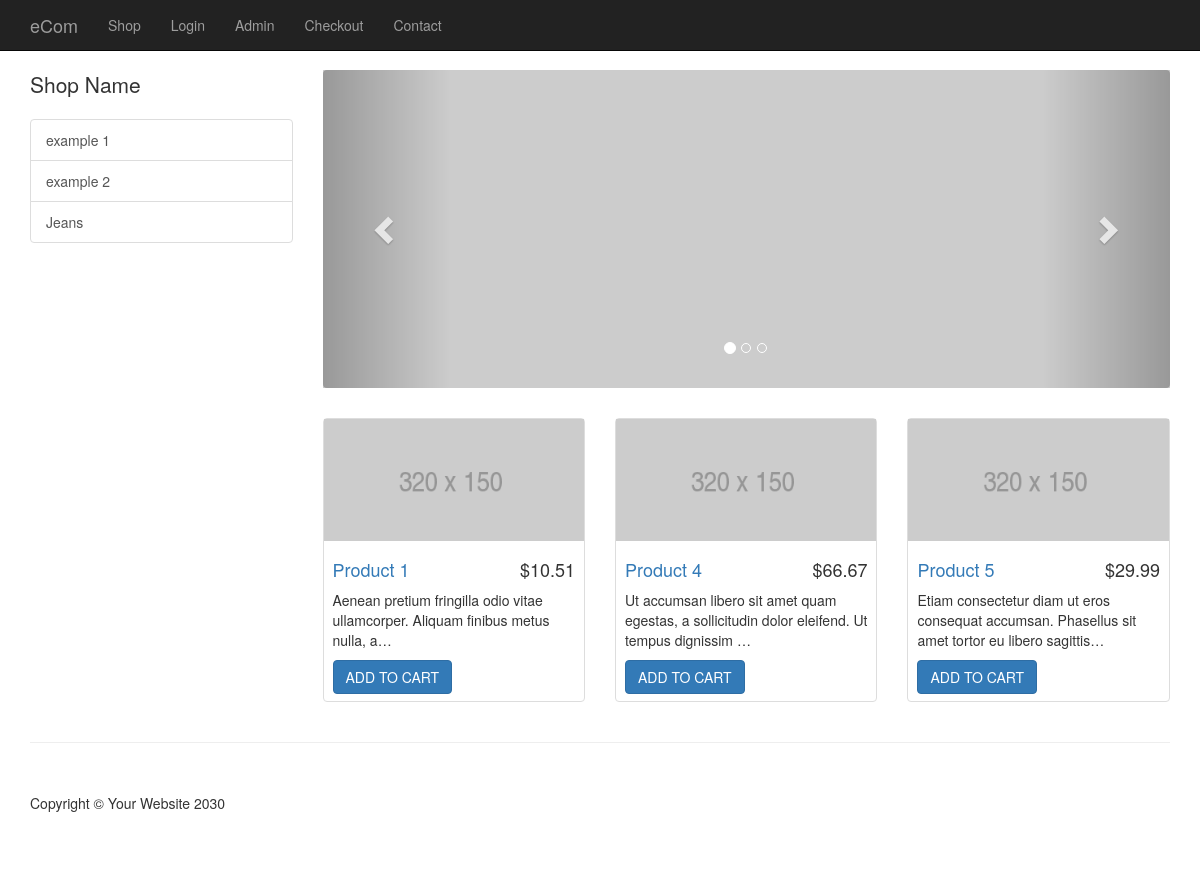
Before: / with the older database file.
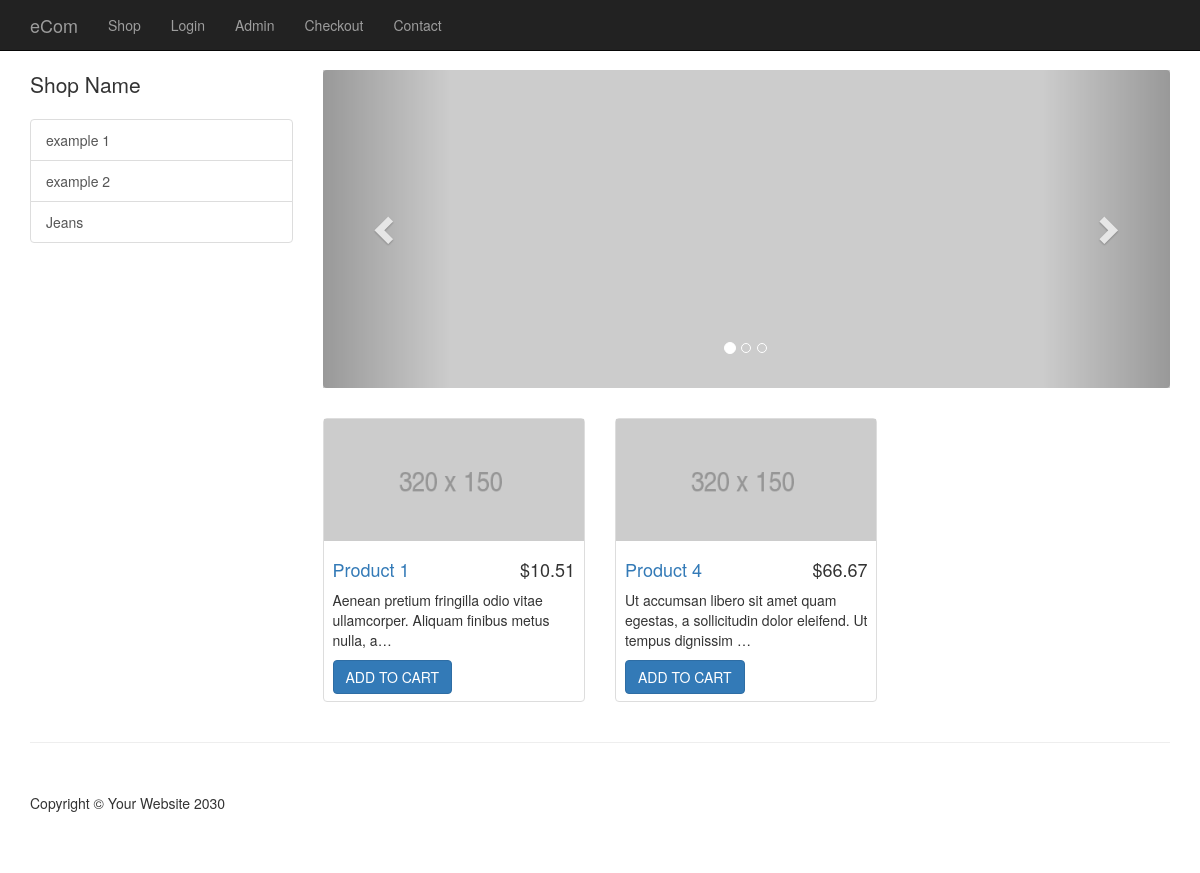
After: the same page with the newer database file.
### tables this page shows
CREATE TABLE `categories` (
  `cat_id` int(9) NOT NULL AUTO_INCREMENT,
  `cat_title` varchar(255) DEFAULT NULL,
  PRIMARY KEY (`cat_id`)
);

CREATE TABLE `products` (
  `product_id` int(11) NOT NULL AUTO_INCREMENT,
  `product_title` varchar(255) DEFAULT NULL,
  `product_category_id` int(11) DEFAULT NULL,
  `product_price` float DEFAULT NULL,
  `product_qty` int(11) NOT NULL DEFAULT '0',
  `product_description` text,
  `product_short_desc` text NOT NULL,
  `product_image` varchar(255) DEFAULT NULL,
  PRIMARY KEY (`product_id`)
);

### resources/functions.php (the view, shortened to what this page needs)
<?php
function query($sql) {
	global $connection;
	return mysqli_query($connection, $sql);
}
function fetchArray($result) {
	return mysqli_fetch_array($result);
}
function getProducts() {
	$query = query("SELECT * FROM products");
	while ($row = fetchArray($query)) {
	$short_desc = substr($row['product_short_desc'], 0, -250);
	$product = <<<DELIMITER
		<div class="col-sm-4 col-lg-4 col-md-4">
		    <div class="thumbnail">
		        <a href="item.php?id={$row['product_id']}"><img src="{$row['product_image']}" alt=""></a>
		        <div class="caption">
		            <h4 class="pull-right">&#36;{$row['product_price']}</h4>
		            <h4><a href="item.php?id={$row['product_id']}">{$row['product_title']}</a>
		            </h4>
		            <p>{$short_desc}&hellip;</p>
				<a class="btn btn-primary" href="cart.php?add={$row['product_id']}">ADD TO CART</a>
		        </div>
		    </div>
		</div>
DELIMITER;
	echo $product;
	}
}
function getCategories() {
	global $connection;
	$query = "SELECT * FROM categories";
	$send_query = mysqli_query($connection, $query);
	while ($row = mysqli_fetch_array($send_query)) {
		$category_links = <<<DELIMITER
		<a href="category.php?id={$row['cat_id']}" class="list-group-item">{$row['cat_title']}</a>
DELIMITER;
		echo $category_links;
	}
}
?>

### public/index.php (shortened to what this page needs)
<!DOCTYPE html>
<?php include(TEMPLATE_FRONT . DS . "header.php"); ?>
    <div class="container">
        <div class="row">
		<?php include(TEMPLATE_FRONT . DS . "side_nav.php"); ?>
            <div class="col-md-9">
                <div class="row carousel-holder">
                    <div class="col-md-12">
			<?php include(TEMPLATE_FRONT . DS . "slider.php"); ?>
                    </div>
                </div>
                <div class="row">
			<?php getProducts(); ?>
                </div>
            </div>
        </div>
    </div>
<?php include(TEMPLATE_FRONT . DS . "footer.php"); ?>

### resources/templates/front/header.php (shortened to what this page needs)
<!DOCTYPE html>
<html lang="en">
<head>
    <link href="css/bootstrap.min.css" rel="stylesheet">
    <link href="css/shop-homepage.css" rel="stylesheet">
    <link href="css/styles.css" rel="stylesheet">
</head>
<body>
    <nav class="navbar navbar-inverse navbar-fixed-top" role="navigation">
    	<?php include(TEMPLATE_FRONT . DS . "top_nav.php"); ?>
    </nav>

### resources/templates/front/top_nav.php (shortened to what this page needs)
<div class="container">
    <div class="navbar-header">
        <a class="navbar-brand" href="/">eCom</a>
    </div>
    <div class="collapse navbar-collapse" id="bs-example-navbar-collapse-1">
        <ul class="nav navbar-nav">
            <li>
                <a href="shop.php">Shop</a>
            </li>
            <li>
                <a href="login.php">Login</a>
            </li>
            <li>
                <a href="admin">Admin</a>
            </li>
             <li>
                <a href="checkout.php">Checkout</a>
            </li>
            <li>
                <a href="contact.php">Contact</a>
            </li>
        </ul>
    </div>
</div>

### resources/templates/front/side_nav.php
<div class="col-md-3">
    <p class="lead">Shop Name</p>
    <div class="list-group">
    <?php getCategories(); ?>
    </div>
</div>

### resources/templates/front/slider.php (shortened to what this page needs)
<div id="carousel-example-generic" class="carousel slide" data-ride="carousel">
    <ol class="carousel-indicators">
        <li data-target="#carousel-example-generic" data-slide-to="0" class="active"></li>
        <li data-target="#carousel-example-generic" data-slide-to="1"></li>
        <li data-target="#carousel-example-generic" data-slide-to="2"></li>
    </ol>
    <div class="carousel-inner">
        <div class="item active">
            <img class="slide-image" src="http://placehold.it/800x300" alt="">
        </div>
    </div>
    <a class="left carousel-control" href="#carousel-example-generic" data-slide="prev">
        <span class="glyphicon glyphicon-chevron-left"></span>
    </a>
    <a class="right carousel-control" href="#carousel-example-generic" data-slide="next">
        <span class="glyphicon glyphicon-chevron-right"></span>
    </a>
</div>

### resources/templates/front/footer.php (shortened to what this page needs)
    <div class="container">
        <hr>
        <footer>
            <div class="row">
                <div class="col-lg-12">
                    <p>Copyright &copy; Your Website 2030</p>
                </div>
            </div>
        </footer>
    </div>
</body>
</html>

### public/css/shop-homepage.css (style rules this page uses)
body { padding-top: 70px; }
.slide-image { width: 100%; }
.carousel-holder { margin-bottom: 30px; }
.carousel-control, .item { border-radius: 4px; }
.caption { height: 130px; overflow: hidden; }
.caption h4 { white-space: nowrap; }
.thumbnail img { width: 100%; }
.thumbnail { padding: 0; }
footer { margin: 50px 0; }

### public/css/styles.css (style rules this page uses)
.caption { height: 160px; }

Changed rows visible on the page:
removed products: product_image (picture), product_price "29.99", product_title "Product 5", product_short_desc "Etiam consectetur diam ut eros consequat accumsan. Phasellus sit amet tortor eu libero sagittis"
